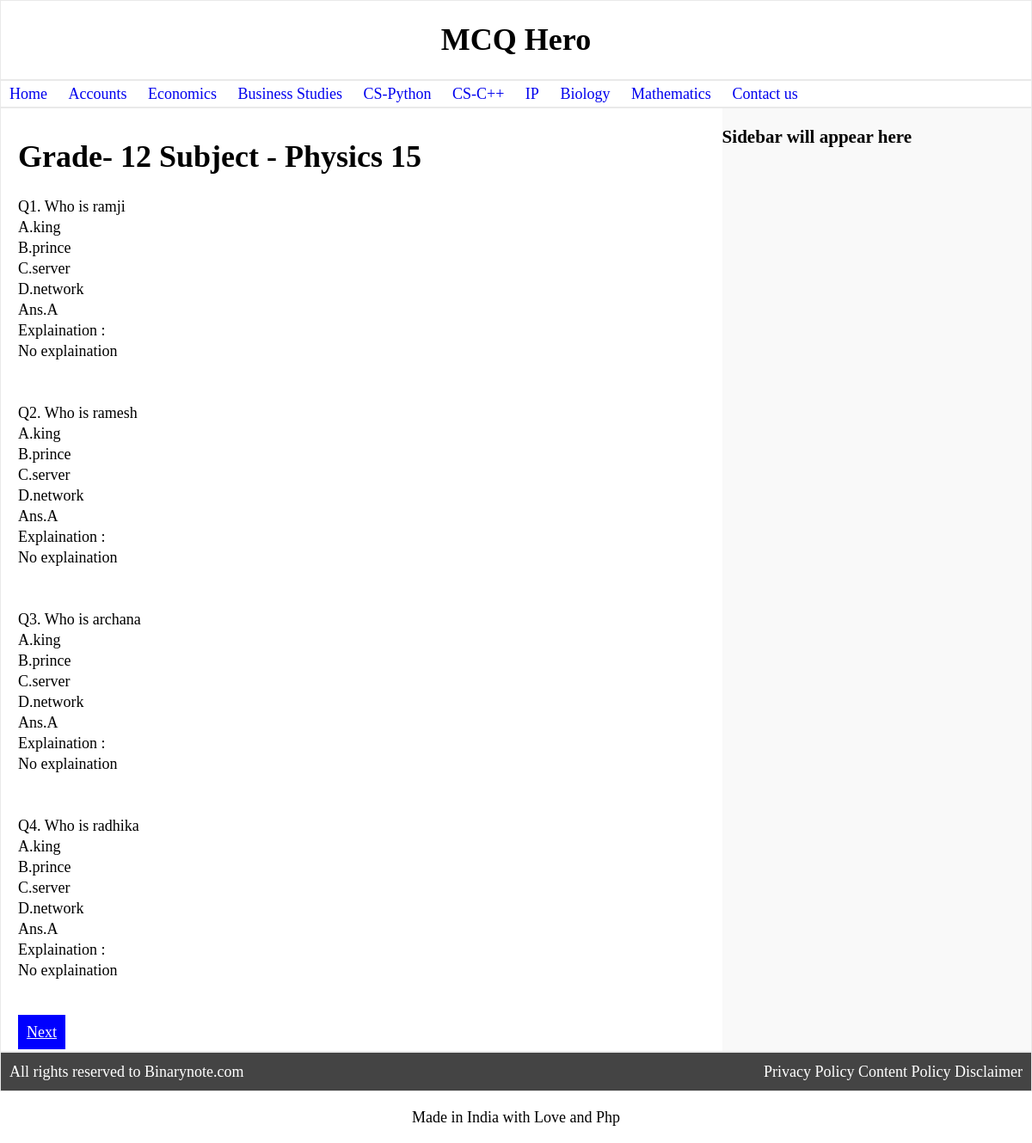
The page /single.php on the database its author committed.
### tables this page shows
CREATE TABLE IF NOT EXISTS `question` (
  `qid` int(10) DEFAULT NULL,
  `question` char(255) DEFAULT NULL,
  `option1` char(250) DEFAULT NULL,
  `option2` char(250) DEFAULT NULL,
  `option3` char(250) DEFAULT NULL,
  `option4` char(25) DEFAULT NULL,
  `ans` char(10) DEFAULT NULL,
  `exp` char(25) DEFAULT NULL,
  `gid` int(10) DEFAULT NULL,
  `sid` int(10) DEFAULT NULL
);

### include/connect.php (the view, shortened to what this page needs)
<?php
function database_connection(){
    $conn = mysqli_connect("localhost","root","","binarynote");
    return $conn;
}
function count_record(){
    $con = database_connection();
    $sql = "select count(*) from question;";
    $result = mysqli_query($con, $sql);
    $count = mysqli_fetch_array($result);
    echo $count[0];
}
function show_questions( $offset=0 ){
    $con = database_connection();
    $sql = "select  * from question" . " limit 4 offset ". $offset .";";
    $result = mysqli_query($con, $sql);
    while($row = mysqli_fetch_assoc($result)){
        echo 'Q'. $row['qid'].'.   '.$row['question']."<br/> A.".$row['option1'].'<br/> B.';
        echo $row['option2'].'<br/>C.'.$row['option3'].'<br/>D.';
        echo $row['option4'].'<br/> Ans.'. $row['ans']."<br/> Explaination : <br/>";
        echo $row['exp']."<br/><br/><br/>";
    }
}

### header.php (shortened to what this page needs)
<?php
    include_once('include/connect.php');
?>
<!DOCTYPE html>
<html lang="en">
<head>
    <link rel="stylesheet" href="style.css">
</head>
<body>
    <div class="container">
        <header id="header" class="logo">
            <h1>MCQ Hero</h1>
        </header>
    </div>
    <div class="container">
        <div class="menu">
        <ul>
            <li><a href="http://localhost/mcqhero/">Home</a></li>
            <li><a href="#">Accounts</a></li>
            <li><a href="#">Economics</a></li>
            <li><a href="#">Business Studies</a></li>
            <li><a href="#">CS-Python</a></li>
            <li><a href="#">CS-C++</a></li>
            <li><a href="#">IP</a></li>
            <li><a href="#">Biology</a></li>
            <li><a href="#">Mathematics</a></li>
            <li><a href="#">Contact us</a></li>
        </ul>
        </div>
    </div>

### single.php (shortened to what this page needs)
<?php include_once('header.php');?>
    <div class="container">
        <div class="content">
            <h1> Grade- 12  Subject - Physics <?php count_record();?> </h1>
            <?php $offset = $_SESSION['offset']; show_questions($offset);
            ?>
            <a class="button" href="single.php"> Next </a>
        </div>
        <div class="right-sidebar">
            <h3>Sidebar will appear here </h3>
        </div>
    </div>
<?php include_once('footer.php');?>

### footer.php (shortened to what this page needs)
<footer id="footer" class="container">
        <div class="copyright">
            <p>All rights reserved to Binarynote.com</p>
        </div>
        <div class="footer-menu">
            <ul>
                <li><a href="#">Privacy Policy</a></li>
                <li><a href="#">Content Policy</a></li>
                <li><a href="#">Disclaimer</a></li>
            </ul>
        </div>
    </footer>
    <p><center>Made in India with Love and Php</center></p>
</body>
</html>

### style.css (style rules this page uses)
body { margin: 0;padding: 0;font-family: Georgia, 'Times New Roman', Times, serif;font-size:18px;line-height:24px; }
h1,h2,h3,h4,h5,h6 { line-height: 120%; }
.button { width:100%;padding:10px 10px;margin-top:20px;background:blue;border:none;color:#fff; }
.container { width:100%;max-width:1300px;display:flex;border:1px solid #e9e9e9;box-sizing: border-box;margin:0 auto; }
.logo { flex:1;text-align: center; }
.menu ul { list-style-type: none;padding: 0;margin: 0; }
.menu ul li { display: inline-block;line-height: 30px;padding:0 10px; }
.menu a { line-height: 30px;text-decoration: none; }
.right-sidebar { flex-basis:30%;box-sizing: border-box;background:#f9f9f9; }
.content { flex-basis:70%;padding:10px 20px; box-sizing: border-box; }
#footer { background:#444;color:#fff; }
#footer .copyright { flex-basis:50%;padding:10px;box-sizing: border-box; }
#footer .copyright p { padding: 0;margin:0; }
#footer .footer-menu { flex-basis:50%;padding:10px;box-sizing: border-box; }
#footer .footer-menu ul { list-style-type: none;padding: 0;margin: 0;float:right; }
#footer .footer-menu li { display:inline-block; }
#footer .footer-menu a { color:#fff;text-decoration: none; }

### rows shown on the page
question: qid "1", question "Who is ramji", option1 "king", option2 "prince", option3 "server", option4 "network", ans "A", exp "No explaination"
question: qid "2", question "Who is ramesh", option1 "king", option2 "prince", option3 "server", option4 "network", ans "A", exp "No explaination"
question: qid "3", question "Who is archana", option1 "king", option2 "prince", option3 "server", option4 "network", ans "A", exp "No explaination"
question: qid "4", question "Who is radhika", option1 "king", option2 "prince", option3 "server", option4 "network", ans "A", exp "No explaination"

### other values the page prints
$count[0] "15"
